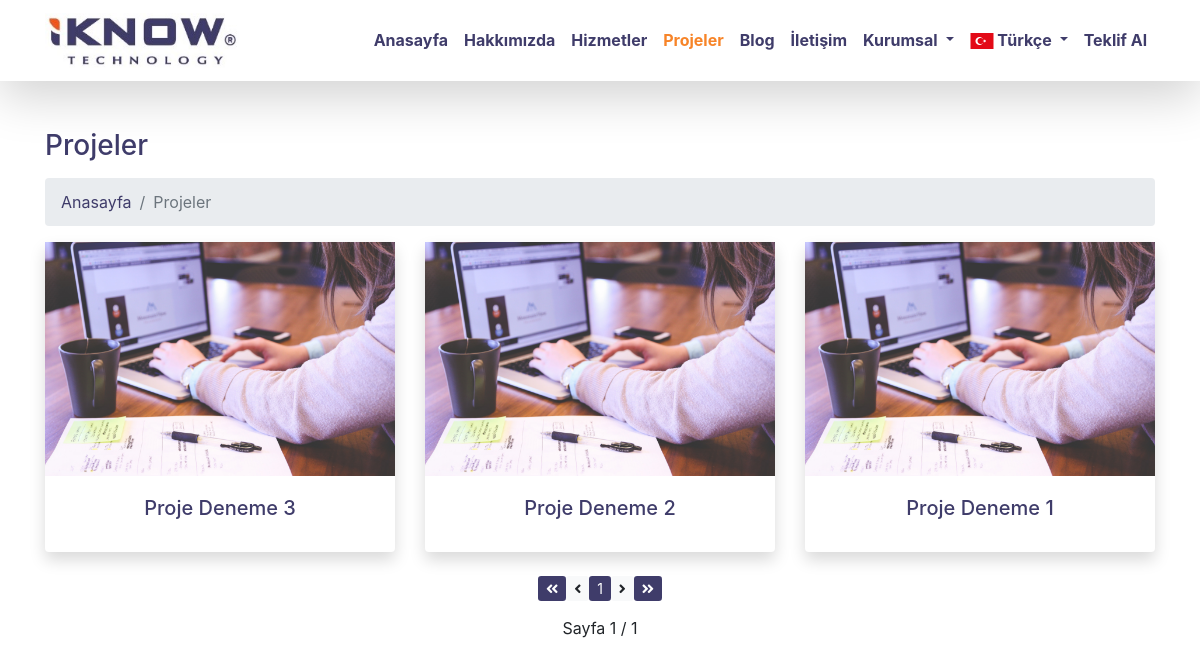
Screenshot of /tr/projeler/ with the database file from the repository.
### apps/tr/iknowcms_portfolio/models.py (models this page shows, shortened)
class Portfolio(models.Model):
    portfolioTitle = models.CharField(
        max_length=100,
        unique=True,
        verbose_name="Proje Başlığı",
        help_text="Maksimum 100 karakter, benzersiz.")
    portfolioContent = RichTextUploadingField(
        verbose_name="Proje İçeriği")
    portfolioImage = models.ImageField(
        upload_to="project/tr/%Y/%m/%d/",
        default="project/default_project_image.png",
        verbose_name="Proje Görseli",
        help_text="600x400 piksel olmalı.")
    portfolioSlug = models.SlugField(
        max_length=100,
        unique=True,
        verbose_name="Proje Uzantısı",
        help_text="Proje başlığının url uzantı formatı, benzersiz.")
    class Meta:
        verbose_name = 'Proje'
        verbose_name_plural = 'Projeler'

### apps/tr/iknowcms_portfolio/views.py (the view)
# urls.py: path('', views.portfolioList, name='portfolioList'),
def portfolioList(request):
    portfolioList = Portfolio.objects.all().order_by("-pk")
    paginator = Paginator(portfolioList, 6)
    page_number = request.GET.get("page")
    page_portfolioList = paginator.get_page(page_number)
    return render(request, 'tr/portfolio/portfolioList.html', {"page_portfolioList": page_portfolioList})

### templates/tr/portfolio/portfolioList.html (shortened to what this page needs)
{% extends 'tr/layout.html' %}
{% load static %}
{% block content %}
<div class="container mt-5">
    <h3 class="mb-3">
        {% block title %}Projeler{% endblock title %}
    </h3>
    <ol class="breadcrumb">
        <li class="breadcrumb-item">
            <a href="{% url 'home' %}">Anasayfa</a>
        </li>
        <li class="breadcrumb-item active">Projeler</li>
    </ol>
    <div class="row">
        {% for portfolio in page_portfolioList %}
        <div class="col-xl-4 col-lg-6 mb-4">
            <a href="{% url 'portfolioSingle' portfolio.portfolioSlug %}">
                <div class="card border-0 h-100 shadow">
                    <img class="img-fluid" src="{{ portfolio.portfolioImage.url }}" alt="">
                    <div class="card-body">
                        <h5 class="card-title text-center">
                            {{ portfolio.portfolioTitle }}
                        </h5>
                    </div>
                </div>
            </a>
        </div>
        {% endfor %}
    </div>
    <div class="row">
        <div class="col-md-12">
            <nav>
                <ul class="pagination pagination-lg justify-content-center">
                    <li class="page-item {% if not page_portfolioList.has_previous %} disabled {% endif %}">
                        <a class="btn-sm btn-primary" data-bs-toggle="tooltip" data-bs-placement="top"
                            title="First Page" href="?page=1" tabindex="-1"><i class="fas fa-angle-double-left"></i></a>
                    </li>
                    <li class="page-item {% if not page_portfolioList.has_previous %} disabled {% endif %}">
                        <a class="btn-sm btn-light"
                            href="{% if page_portfolioList.has_previous %}?page={{ page_portfolioList.previous_page_number }}{% endif %} "
                            tabindex="-1"><i class="fas fa-angle-left"></i></a>
                    </li>
                    {% for i in page_portfolioList.paginator.page_range %}
                    {% if page_portfolioList.number == i %}
                    <li class="active page-item disabled"><a class="btn-sm btn-primary" href="?page={{ i }}">{{ i }}</a>
                    </li>
                    {% elif i > page_portfolioList.number|add:'-4' and i < page_portfolioList.number|add:'4' %}
                    <li class="page-item"><a class="btn-sm btn-light" href="?page={{ i }}">{{ i }}</a></li>
                    {% endif %}
                    {% endfor %}
                    <li class="page-item {% if not page_portfolioList.has_next %} disabled {% endif %}">
                        <a class="btn-sm btn-light"
                            href="{% if page_portfolioList.has_next %} ?page={{ page_portfolioList.next_page_number }} {% endif %}"><i
                                class="fas fa-angle-right"></i></a>
                    </li>
                    <li class="page-item {% if not page_portfolioList.has_next %} disabled {% endif %}">
                        <a class="btn-sm btn-primary" data-bs-toggle="tooltip" data-bs-placement="top" title="Last Page"
                            href="{% if page_portfolioList.has_next %} ?page={{ page_portfolioList.paginator.num_pages }}  {% endif %}"><i
                                class="fas fa-angle-double-right"></i></a>
                    </li>
                </ul>
                <ul class="pagination pagination-lg justify-content-center">
                    <li>Sayfa {{page_portfolioList.number}} / {{ page_portfolioList.paginator.num_pages }}</li>
                </ul>
            </nav>
        </div>
    </div>
</div>
{% endblock content %}

### static/css/modern-business.css (style rules this page uses)
h3 { color: #3f3c6a; }
a { color: #3f3c6a; text-decoration: none; }
.btn-primary { border-color: #3f3c6a; background-color: #3f3c6a; }

### rows the page displays
Portfolio: portfolioImage (placeholder picture), portfolioTitle "Proje Deneme 3"
Portfolio: portfolioImage (placeholder picture), portfolioTitle "Proje Deneme 2"
Portfolio: portfolioImage (placeholder picture), portfolioTitle "Proje Deneme 1"

### other values shown
{{ i }} "1"
{{ page_portfolioList.number }} "1"
{{ page_portfolioList.paginator.num_pages }} "1"
